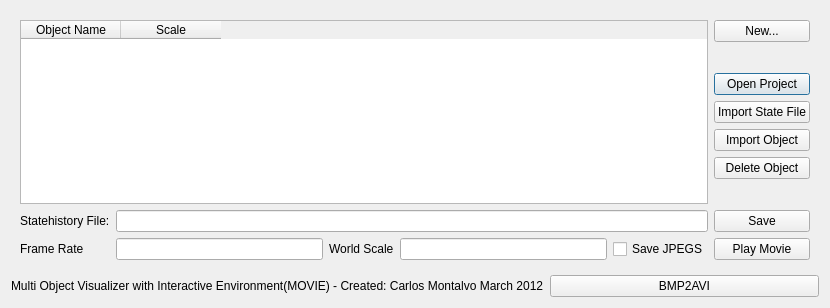
<?xml version="1.0" encoding="UTF-8"?>
<ui version="4.0">
 <class>Dialog</class>
 <widget class="QDialog" name="Dialog">
  <property name="geometry">
   <rect>
    <x>0</x>
    <y>0</y>
    <width>830</width>
    <height>308</height>
   </rect>
  </property>
  <property name="windowTitle">
   <string>Dialog</string>
  </property>
  <layout class="QGridLayout" name="gridLayout_2">
   <item row="0" column="0" colspan="2">
    <widget class="QFrame" name="frame">
     <property name="frameShape">
      <enum>QFrame::NoFrame</enum>
     </property>
     <property name="frameShadow">
      <enum>QFrame::Plain</enum>
     </property>
     <layout class="QGridLayout" name="gridLayout">
      <item row="3" column="5" colspan="2">
       <widget class="QPushButton" name="BrowseButton">
        <property name="text">
         <string>Open Project</string>
        </property>
       </widget>
      </item>
      <item row="0" column="5" colspan="2">
       <widget class="QPushButton" name="NewButton">
        <property name="text">
         <string>New...</string>
        </property>
       </widget>
      </item>
      <item row="5" column="5" colspan="2">
       <widget class="QPushButton" name="ImportObjectButton">
        <property name="text">
         <string>Import Object</string>
        </property>
       </widget>
      </item>
      <item row="9" column="1" colspan="4">
       <widget class="QLineEdit" name="statehistoryEdit"/>
      </item>
      <item row="10" column="1">
       <widget class="QLineEdit" name="framerateEdit"/>
      </item>
      <item row="6" column="5" colspan="2">
       <widget class="QPushButton" name="DeleteObjectButton">
        <property name="text">
         <string>Delete Object</string>
        </property>
       </widget>
      </item>
      <item row="10" column="0">
       <widget class="QLabel" name="label_2">
        <property name="text">
         <string>Frame Rate</string>
        </property>
       </widget>
      </item>
      <item row="9" column="0">
       <widget class="QLabel" name="label">
        <property name="text">
         <string>Statehistory File:</string>
        </property>
       </widget>
      </item>
      <item row="10" column="4">
       <widget class="QCheckBox" name="SaveCheckBox">
        <property name="text">
         <string>Save JPEGS</string>
        </property>
       </widget>
      </item>
      <item row="10" column="5" colspan="2">
       <widget class="QPushButton" name="playMovieButton">
        <property name="text">
         <string>Play Movie</string>
        </property>
       </widget>
      </item>
      <item row="9" column="5" colspan="2">
       <widget class="QPushButton" name="SaveButton">
        <property name="text">
         <string>Save</string>
        </property>
       </widget>
      </item>
      <item row="4" column="5" colspan="2">
       <widget class="QPushButton" name="importStateFile">
        <property name="text">
         <string>Import State File</string>
        </property>
       </widget>
      </item>
      <item row="0" column="0" rowspan="9" colspan="5">
       <widget class="QTableWidget" name="tableWidget">
        <column>
         <property name="text">
          <string>Object Name</string>
         </property>
        </column>
        <column>
         <property name="text">
          <string>Scale</string>
         </property>
        </column>
       </widget>
      </item>
      <item row="10" column="2">
       <widget class="QLabel" name="label_3">
        <property name="text">
         <string>World Scale</string>
        </property>
       </widget>
      </item>
      <item row="10" column="3">
       <widget class="QLineEdit" name="worldScaleEdit"/>
      </item>
     </layout>
    </widget>
   </item>
   <item row="1" column="0">
    <widget class="QLabel" name="statusBar">
     <property name="text">
      <string>Multi Object Visualizer with Interactive Environment(MOVIE) - Created: Carlos Montalvo March 2012</string>
     </property>
    </widget>
   </item>
   <item row="1" column="1">
    <widget class="QPushButton" name="convertButton">
     <property name="text">
      <string>BMP2AVI</string>
     </property>
    </widget>
   </item>
  </layout>
 </widget>
 <resources/>
 <connections/>
</ui>
